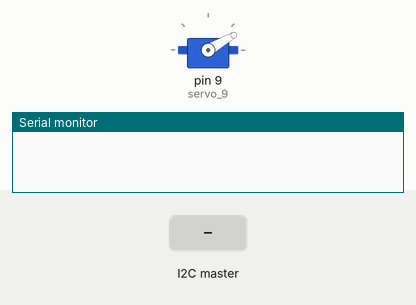
This sketch was run on a simulated Arduino Uno, built with avr-gcc and run on an emulated ATmega328P. Parts: servo, the last lines printed to the serial monitor. Inputs (shaded band) come from the test bench.

Above: at 1.2 s.
1.3 s: the I2C master sends the byte 90
At 2.5 s:
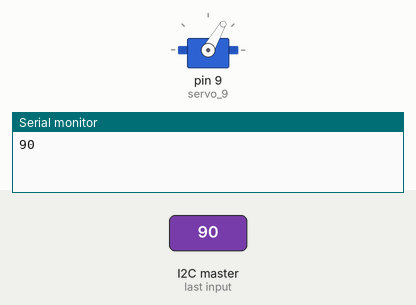
2.8 s: the I2C master sends the byte 200
At 3.7 s:
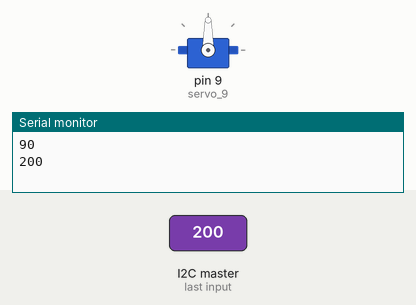
4.3 s: the I2C master sends the byte 1
At 4.9 s:
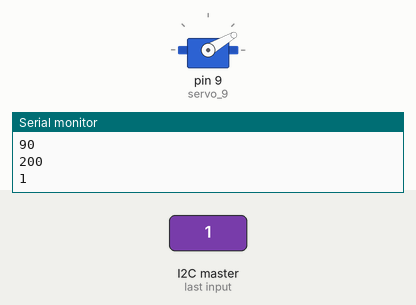
Timing chart, 0 to 7.3 s (numbered marks = the images above; inputs shaded):
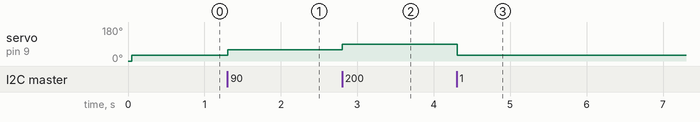

The sketch:

Slave.ino
```cpp
#include <Servo.h> //servo library
#include <Wire.h> //I2C library

#define SLAVE_ADDR 9 //defines slave address

//initialized variables
int receivedData;
int pos = 0;

Servo servo_9; //attatches servo to pin 9 on slave


void setup()
{
  //servo initialization
  servo_9.attach(9, 500, 2500);
  servo_9.write(0);

  //intiates communication with master
  Wire.begin(SLAVE_ADDR);
  Wire.onReceive(receiveEvent);

  Serial.begin(9600); //sets buad rate to 9600

}

//recieves data from master through receivedData variable
void receiveEvent(int sensitivity)
{
  receivedData = Wire.read();
  Serial.println(receivedData);
}


void loop()
{
  //rotates servo according to the light sensitivity
  delay(50);

  if (receivedData <= 50)
  {
  servo_9.write(30);
  }

  else if (receivedData <= 155)
  {
  servo_9.write(60);
  }

  else if (receivedData <= 205)
  {
  servo_9.write(90);
  }

  else if (receivedData <= 235)
  {
  servo_9.write(120);
  }

  else if (receivedData >= 236)
  {
  servo_9.write(150);
  }
}
```

Measured:
- after the input at 1.3 s, servo on pin 9 (servo_9): 30° → 60° at once
- after the input at 2.8 s, servo on pin 9 (servo_9): 60° → 90° at once
- after the input at 4.3 s, servo on pin 9 (servo_9): 90° → 30° at once
